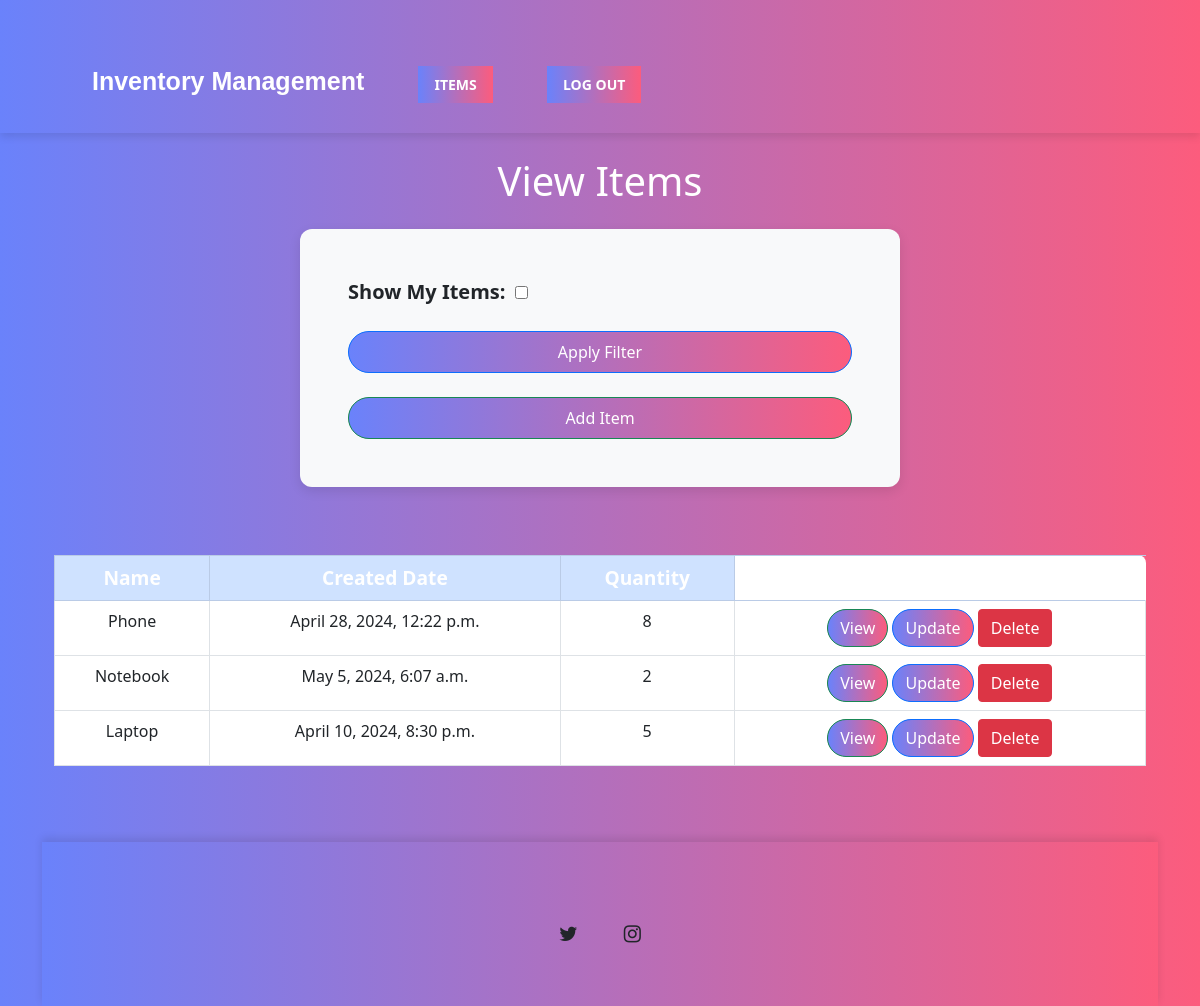
Page / (signed in) on the committed database.
### IMS/models.py (models this page shows, shortened)
class Item(models.Model):
    name = models.CharField(max_length=100)
    description = models.TextField()
    created_date = models.DateTimeField()
    quantity = models.IntegerField()

### IMS/views.py (the view)
# urls.py: path('', views.items, name='items'),
@login_required(login_url='log_in')
def items(request):
    registered_only = request.GET.get('registered')
    items=Item.objects.all()
    if registered_only:
        final_items=[]
        for item in items:
            if Own.objects.filter(user=request.user, item=item).exists():
                final_items.append(item)
    else:
        final_items=items
    return render(request, 'IMS/items.html', {'items': final_items, 'registered_only': registered_only})

### IMS/templates/IMS/items.html (shortened to what this page needs)
{% extends 'IMS/base.html' %}
{% load static %}
{% block content %}
    <div class="container">
        <div class="text-center caveat-styling mt-4 mb-4" style="color:white;">
            <h1>View Items</h1>
        </div>
        <div class="form-container container mb-5 bg-light shadow-md p-5">
            <form method="get" >
                <label for="registered" style="font-size:20px; font-weight:bold;">Show My Items:&nbsp</label>
                <input type="checkbox" id="registered" name="registered" {% if registered_only %}checked{% endif %}>
                <br>
                <button type="submit" class="btn btn-primary w-100 btn-block p-2 mt-4">Apply Filter</button>
            </form>
            <a class="btn btn-success w-100 btn-block p-2 mt-4" href="{% url 'create_item' %}">
                Add Item
            </a>
        </div>
        <div class="table-responsive">
            <table class="table table-bordered table-hover">
                <thead class="table-primary caveat-styling" style="font-size: 1.2em;">
                    <tr class="text-center">
                        <th scope="col">Name</th>
                        <th scope="col">Created Date</th>
                        <th scope="col">Quantity</th>
                    </tr>
                </thead>
                <tbody>
                    {% if items %}
                        {% for item in items %}
                            <tr class="text-center">
                                <td>{{ item.name }}</td>
                                <td>{{ item.created_date }}</td>
                                <td>{{ item.quantity }}</td>
                                <td>
                                    <a class="btn btn-success ml-2" href="{% url 'view_item' item.id %}">
                                         View
                                    </a>
                                    <a class="btn btn-primary ml-2" href="{% url 'update_item' item.id %}">
                                         Update
                                    </a>
                                    <a class="btn btn-danger ml-2" href="{% url 'delete_item' item.id %}">
                                         Delete
                                    </a>
                                </td>
                            </tr>
                        {% endfor %}
                    {% else %}
                        <tr>
                            <td colspan="6" class="text-center">NO items found.</td>
                        </tr>
                    {% endif %}
                </tbody>
            </table>
        </div>
    </div>
{% endblock %}

### IMS/templates/IMS/base.html (shortened to what this page needs)
{% load static %}
<!DOCTYPE html>
<html>
    <head>
        <link href="https://cdn.jsdelivr.net/npm/bootstrap@5.0.2/dist/css/bootstrap.min.css" rel="stylesheet">
        <link rel="stylesheet" type="text/css" href="{% static 'css/styles.css' %}">
        <link rel="stylesheet" href="https://cdnjs.cloudflare.com/ajax/libs/font-awesome/4.7.0/css/font-awesome.min.css">
    </head>
    <body>
        {% include "IMS/navbar.html" %}
            <div class="container">
            {% block content %}
            {% endblock %}
            {% include "IMS/footer.html" %}
        </div>
    </body>
</html>

### IMS/templates/IMS/navbar.html (shortened to what this page needs)
<div class="header pb-3">
    <div class="container">
      <nav>
          <ul>
            <li><p class="bold-styling" style=" font-size:25px;  align-self :center;">Inventory Management<p> </li>
            {% if user.is_authenticated %}
              <li>
                <a class="nav-link" href={% url 'items' %}>Items </a>
              </li>
              <li>
                <a class="nav-link" href={% url 'log_out' %}>Log out</a>
              </li>
          </ul>
          {% endif %}
        </div>
    </div>

### IMS/templates/IMS/footer.html
<footer class="text-center bg-body-tertiary my-9">
    <div class="container pt-4">
      <section class="mb-4">
        <a
          data-mdb-ripple-init
          class="btn btn-link btn-floating btn-lg text-body m-1"
          href="#!"
          role="button"
          data-mdb-ripple-color="white"
          ><i class="fa fa-twitter"></i
        ></a>
        <a
          data-mdb-ripple-init
          class="btn btn-link btn-floating btn-lg text-body m-1"
          href="#!"
          role="button"
          data-mdb-ripple-color="white"
          ><i class="fa fa-instagram"></i
        ></a>
  </footer>

### static/css/styles.css (style rules this page uses)
body { margin:0px; padding:0px; box-sizing: border-box; background-image: linear-gradient(to right, #6a82fb, #fc5c7d); }
form input { width: 100%; display: block; }
.form-container { border-radius: 20px; width: 600px; margin-top:20px; }
input[type="checkbox"] { width: auto; display: inline-block; }
.caveat-styling { font-weight: bold; }
footer { background-color: white; margin-top: 60px; }
tbody { background-color: white; }
.bold-styling { font-size: 20px; font-family: "ariel"; font-weight: bold; }
.header { background: white; }
.header::after { content: ''; display: table; clear: both; }
nav { text-align: left; }
nav ul { margin: 0; padding: 0; list-style: none; }
nav li { display: inline-block; margin-left: 50px; padding-top: 23px; position: relative; }
nav a { background-image: linear-gradient(to right, #6a82fb, #fc5c7d); text-transform: uppercase; font-size: 14px; }
nav a::before { content: ''; display: block; height: 5px; background-image: linear-gradient(to right, #6a82fb, #fc5c7d); position: absolute; top: 10px; width: 0%; transition: all ease-in-out 250ms; }
.nav-link { color: black; }
.header { background-image: linear-gradient(to right, #6a82fb, #fc5c7d); color: white; padding: 20px; text-align: center; box-shadow: 0 4px 8px rgba(0, 0, 0, 0.1); }
.container { margin-top: 20px; }
.form-container { background-color: #ffffff; border-radius: 12px; padding: 30px; box-shadow: 0 4px 12px rgba(0, 0, 0, 0.1); transition: transform 0.3s ease; }
footer { background-image: linear-gradient(to right, #6a82fb, #fc5c7d); color: white; padding: 20px; text-align: center; box-shadow: 0 -4px 8px rgba(0, 0, 0, 0.1); }
.btn-primary, .btn-success { border-radius: 50px; transition: all 0.3s ease; background-image: linear-gradient(to right, #6a82fb, #fc5c7d); }
.table { margin-top: 20px; background-color: #ffffff; border-radius: 8px; }
.table thead { background-color: #6c757d; color: white; }
.navbar-brand, .nav-link { color: white !important; font-weight: bold; }
.bold-styling { font-size: 20px; font-family: "Arial", sans-serif; font-weight: bold; }

### rows in the picture
Item: name "Phone", created_date "April 28, 2024, 12:22 p.m.", quantity "8"
Item: name "Notebook", created_date "May 5, 2024, 6:07 a.m.", quantity "2"
Item: name "Laptop", created_date "April 10, 2024, 8:30 p.m.", quantity "5"
